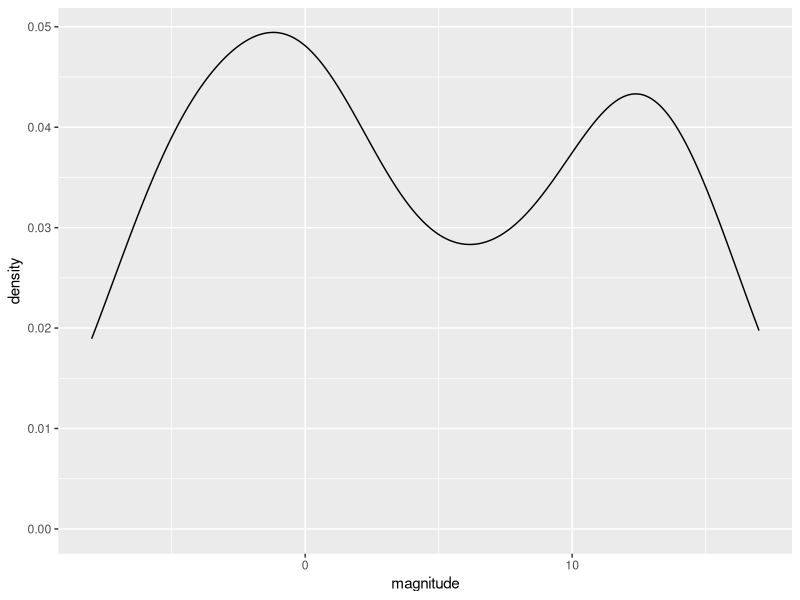
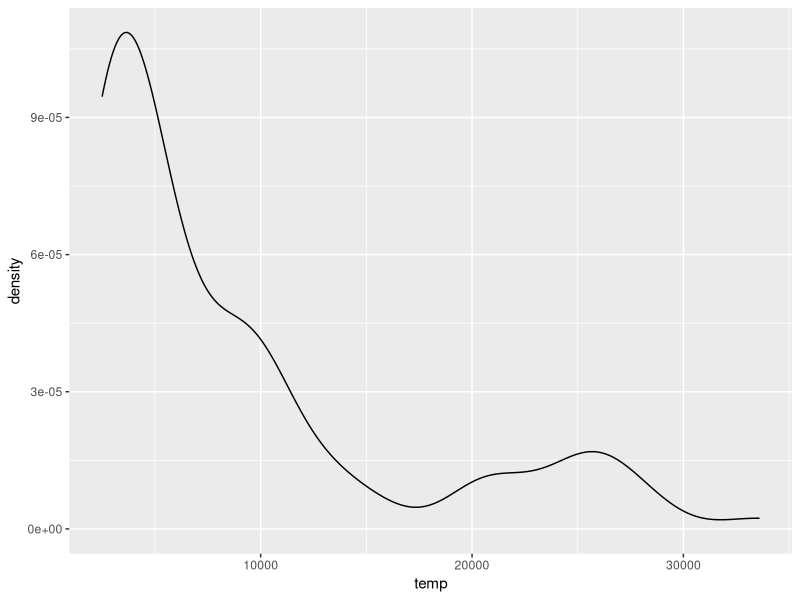
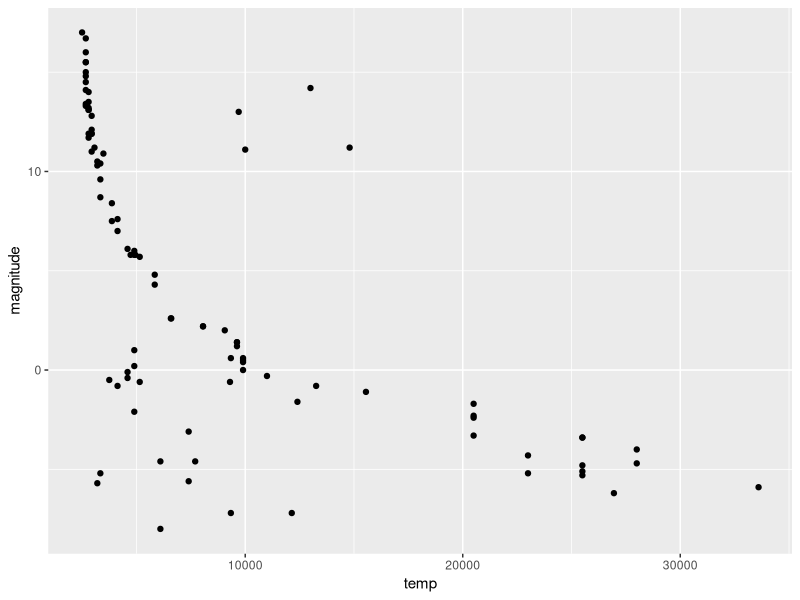
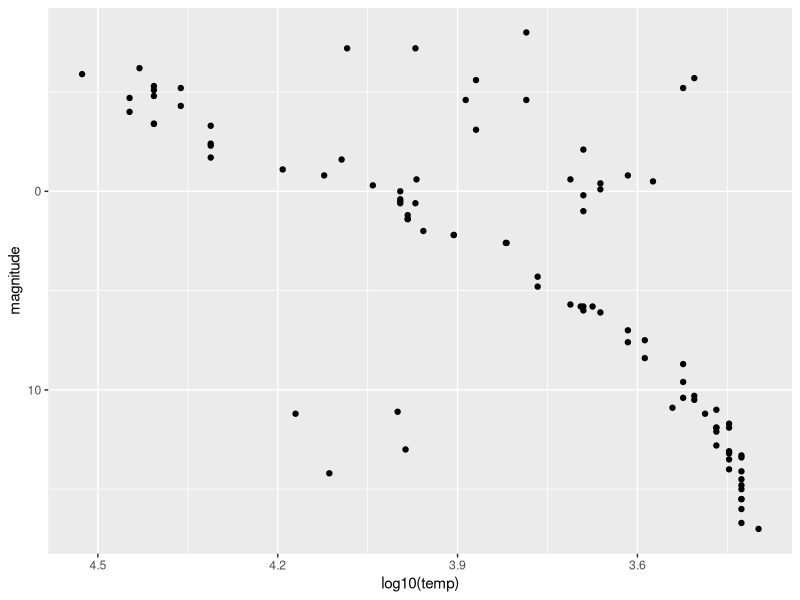
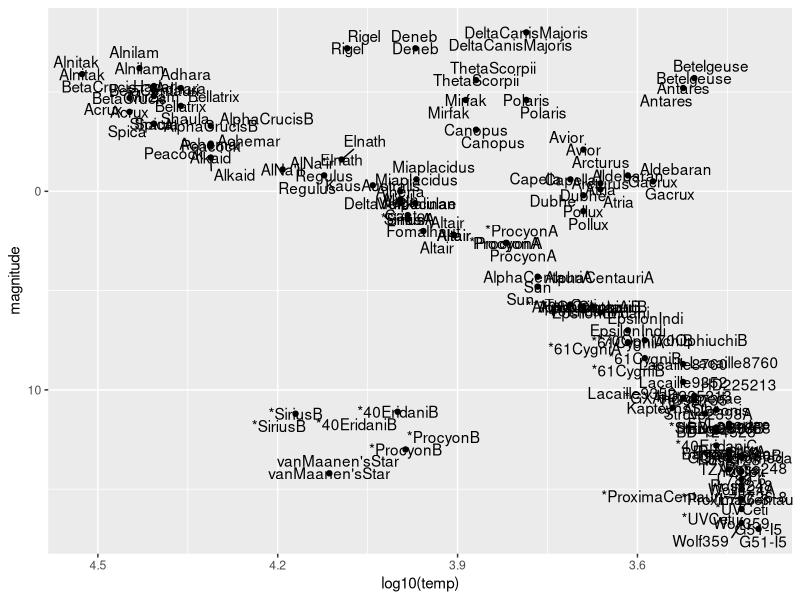
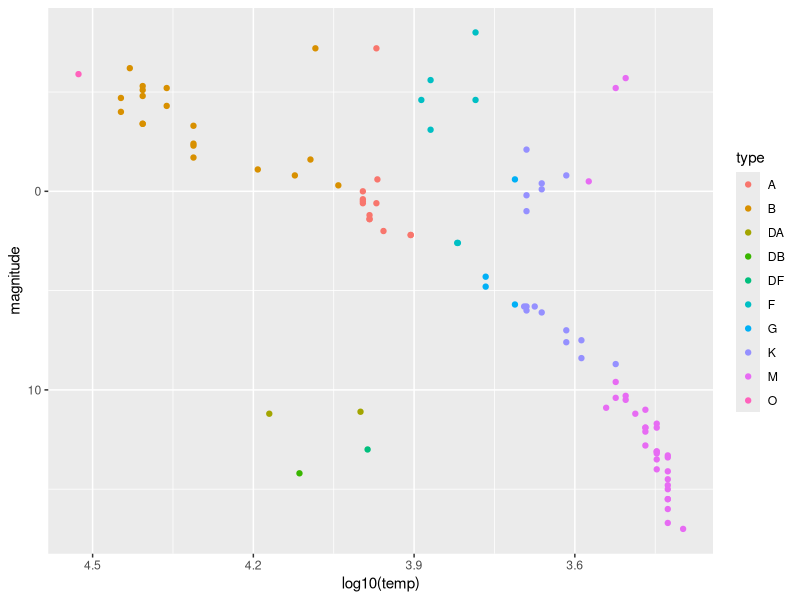
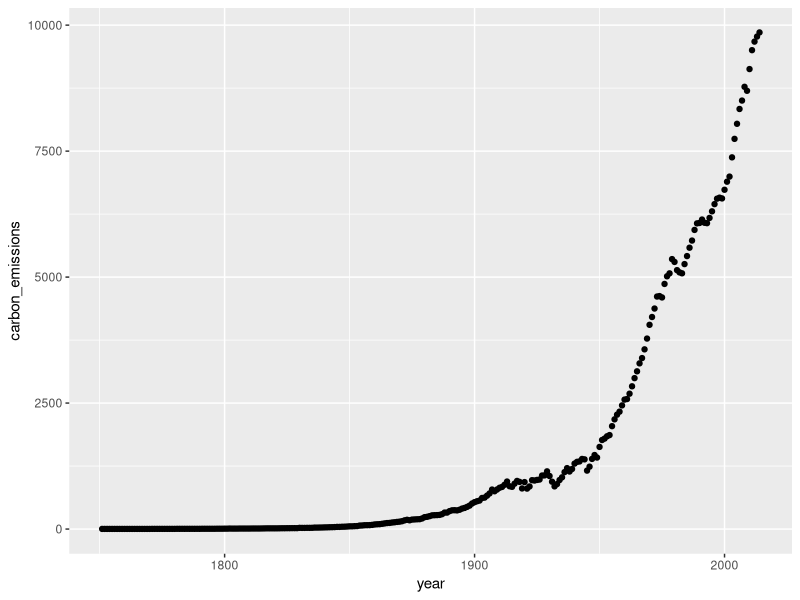
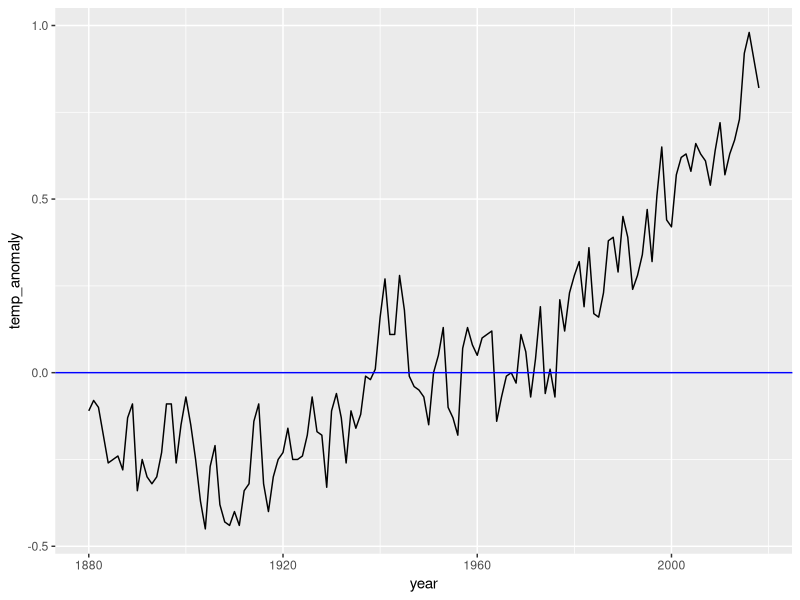

The R source for these figures, in order:
## ---- chunk 1
knitr::opts_chunk$set(echo = TRUE)
## ---- chunk 2
#update.packages()
library(tidyverse)
library(dslabs)
data(stars)
options(digits = 3)   # report 3 significant digits
## ---- chunk 3
# What is the mean magnitude?
mean(stars$magnitude)
# What is the standard deviation of magnitude?
sd(stars$magnitude)
## ---- chunk 4
stars %>%
  ggplot(aes(magnitude)) +
  geom_density()
# How many peaks are there in the data?
# A: 2
## ---- chunk 5
stars %>%
  ggplot(aes(temp)) +
  geom_density()
# How many peaks are there in the data?
# A: 2
## ---- chunk 6
stars %>%
  ggplot(aes(x=temp, y=magnitude)) +
  geom_point()
## ---- chunk 7
stars %>%
  ggplot(aes(x=log10(temp), y=magnitude)) +
  scale_y_reverse() +
  scale_x_reverse() +
  geom_point()
## ---- chunk 8
library(ggrepel)
stars %>%
  ggplot(aes(x=log10(temp), y=magnitude, label=star)) +
  scale_y_reverse() +
  scale_x_reverse() +
  geom_point() +
  geom_text(aes(label=star)) +
  geom_text_repel()
# The least lumninous star in the sample with a surface temperature over 5000K is _________.
# A: van Maanens Star
# The two stars with lowest temperature and highest luminosity are known as supergiants. The two supergiants in this dataset are ____________.
# A: Betelgeuse and Antares
# The Sun is a ______________.
# A: main sequence star
stars %>% 
  filter(star=='Sun') %>%
  select_all()
## ---- chunk 9
stars %>%
  ggplot(aes(x=log10(temp), y=magnitude, color=type)) +
  scale_y_reverse() +
  scale_x_reverse() +
  geom_point()
# Which star type has the lowest temperature?
## ---- chunk 10
#update.packages()
library(tidyverse)
library(dslabs)
data(temp_carbon)
data(greenhouse_gases)
data(historic_co2)
## ---- chunk 11
str(temp_carbon)
temp_carbon %>%
    .$year %>%
    max()
temp_carbon %>%
    filter(!is.na(carbon_emissions)) %>%
    pull(year) %>%
    max()
#temp_carbon %>%
#    filter(!is.na(carbon_emissions)) %>%
#    max(year)
temp_carbon %>%
    filter(!is.na(carbon_emissions)) %>%
    .$year %>%
    max()
temp_carbon %>%
    filter(!is.na(carbon_emissions)) %>%
    select(year) %>%
    max()
#temp_carbon %>%
#    filter(!is.na(carbon_emissions)) %>%
#    max(.$year)
## ---- chunk 12
# What is the first year for which carbon emissions (carbon_emissions) data are available?
year_min <- temp_carbon %>%
  filter(!is.na(carbon_emissions)) %>%
  .$year %>%
  min()
# What is the last year for which carbon emissions data are available?
year_max <- temp_carbon %>%
  filter(!is.na(carbon_emissions)) %>%
  .$year %>%
  max()
# How many times larger were carbon emissions in the last year relative to the first year?
ratio <- temp_carbon %>%
  filter(year %in% c(year_min, year_max)) %>%
  .$carbon_emissions
#A:
ratio[1] / ratio[2]
# Scatter plot
temp_carbon %>%
  filter(!is.na(carbon_emissions)) %>%
  ggplot(aes(x=year, y=carbon_emissions)) +
  geom_point()
## ---- chunk 13
# What is the first year for which global temperature anomaly (temp_anomaly) data are available?
year_min <- temp_carbon %>%
  filter(!is.na(temp_anomaly)) %>%
  .$year %>%
  min()
year_min
# What is the last year for which global temperature anomaly data are available?
year_max <- temp_carbon %>%
  filter(!is.na(temp_anomaly)) %>%
  .$year %>%
  max()
year_max
# How many degrees Celsius has temperature increased over the date range?
diff <- temp_carbon %>%
  filter(year %in% c(year_min, year_max)) %>%
  .$temp_anomaly
#A:
diff
diff[1] - diff[2]
## ---- chunk 14
p <- temp_carbon %>%
  filter(!is.na(temp_anomaly)) %>%
  ggplot(aes(year, temp_anomaly)) +
  geom_line() + 
  geom_hline(aes(yintercept=0), color='blue')
p
## ---- chunk 15
q <- temp_carbon %>%
  filter(!is.na(temp_anomaly)) %>%
  ggplot(aes(year, temp_anomaly)) +
  geom_line() + 
  geom_hline(aes(yintercept=0), color='blue') +
  ylab("Temperature anomaly (degrees C)") +
  ggtitle("Temperature anomaly relative to 20th century mean, 1880-2018") +
  geom_text(aes(x=2000, y=0.05, label="20th century mean"), col='blue')
q
## ---- chunk 16
year_min <- temp_carbon %>%
  filter(!is.na(temp_anomaly) & temp_anomaly>0) %>%
  .$year %>%
  min()
year_min
## ---- chunk 17
year_max <- temp_carbon %>%
  filter(!is.na(temp_anomaly) & temp_anomaly<0) %>%
  .$year %>%
  max()
year_max
## ---- chunk 18
year_ <- temp_carbon %>%
  filter(!is.na(temp_anomaly) & temp_anomaly>0.5) %>%
  .$year %>%
  min()
year_
## ---- chunk 19
temp_carbon %>%
  filter(!is.na(temp_anomaly)) %>%
  ggplot(aes(year, temp_anomaly)) +
  geom_line(col='red') + 
  geom_hline(aes(yintercept=0), color='blue') +
  xlim(c(1880, 2018)) +
  ylab("Temperature anomaly (degrees C)") +
  ggtitle("Temperature anomaly relative to 20th century mean, 1880-2018") +
  geom_text(aes(x=2000, y=0.05, label="20th century mean"), col='blue') +
  geom_line(aes(year, ocean_anomaly), col='cyan') +
  geom_line(aes(year, land_anomaly), col='green')
## ---- chunk 20
str(greenhouse_gases)
## ---- chunk 21
greenhouse_gases %>%
    ggplot(aes(year, concentration)) +
    geom_line() +
    facet_grid(gas ~ ., scales = "free") +
    geom_vline(xintercept = 1850, col='red') +
    ylab("Concentration (ch4/n2o ppb, co2 ppm)") +
    ggtitle("Atmospheric greenhouse gas concentration by year, 0-2000")
## ---- chunk 22
temp_carbon %>%
  filter(!is.na(carbon_emissions)) %>%
  ggplot(aes(year, carbon_emissions)) +
  geom_line()
## ---- chunk 23
co2_time <- historic_co2 %>%
  filter(!is.na(co2)) %>%
  ggplot(aes(year, co2, col=source)) +
  geom_line() +
  ggtitle("Atmospheric CO2 concentration, -800,000 BC to today") +
  ylab("co2 (ppmv)")
co2_time
